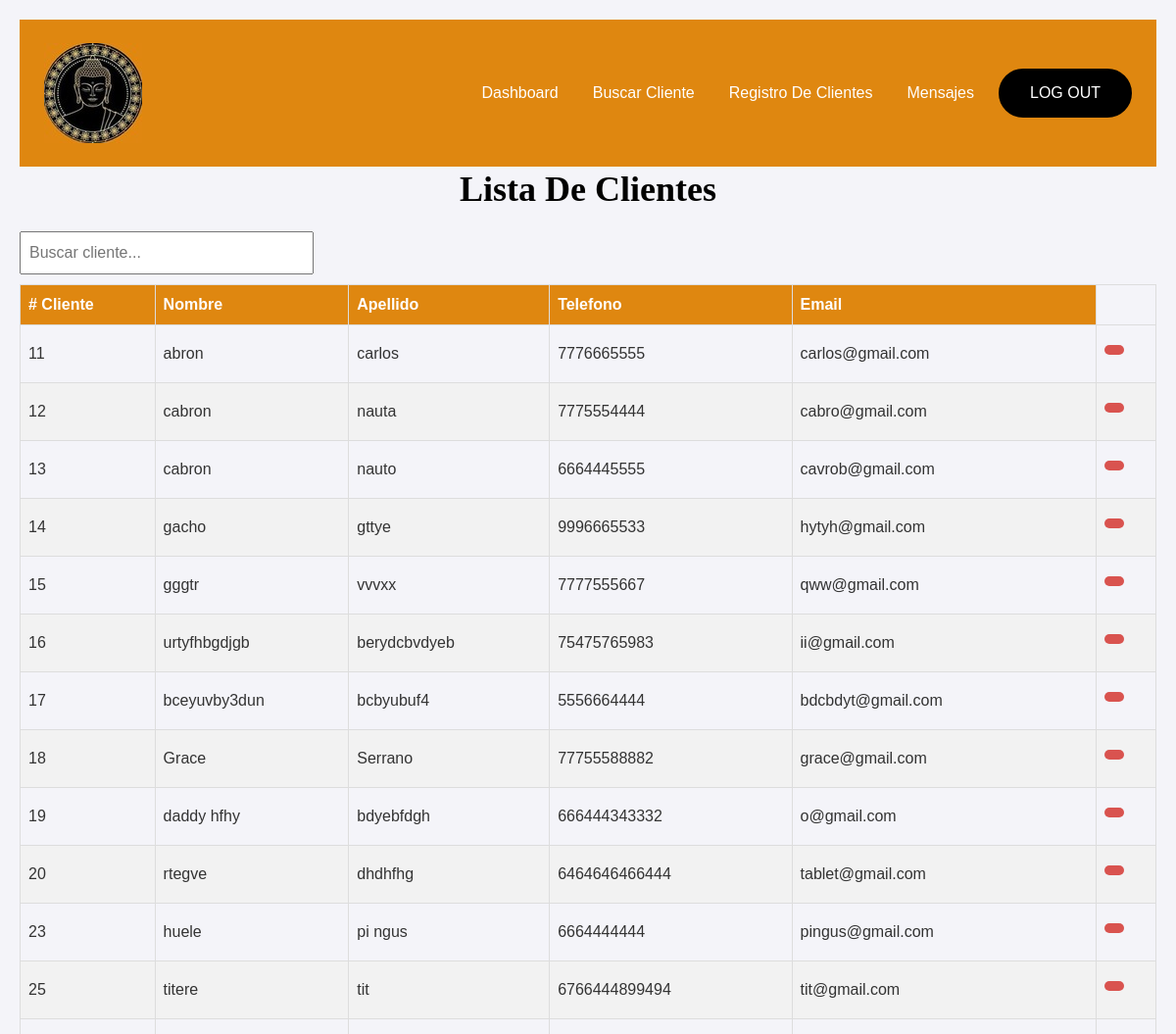
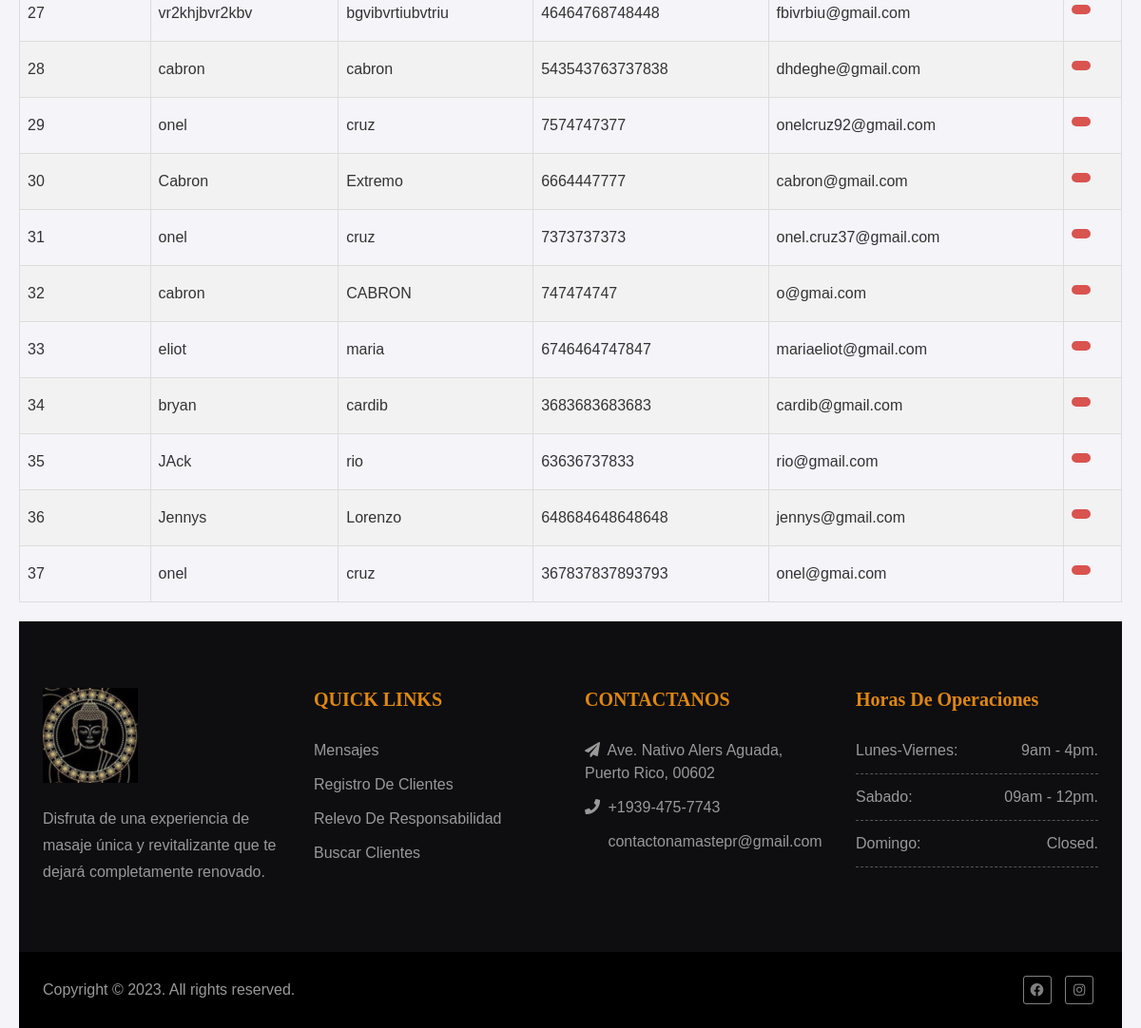
The app's page /buscar-cliente/ (signed in), older data (2 pictures, top to bottom).
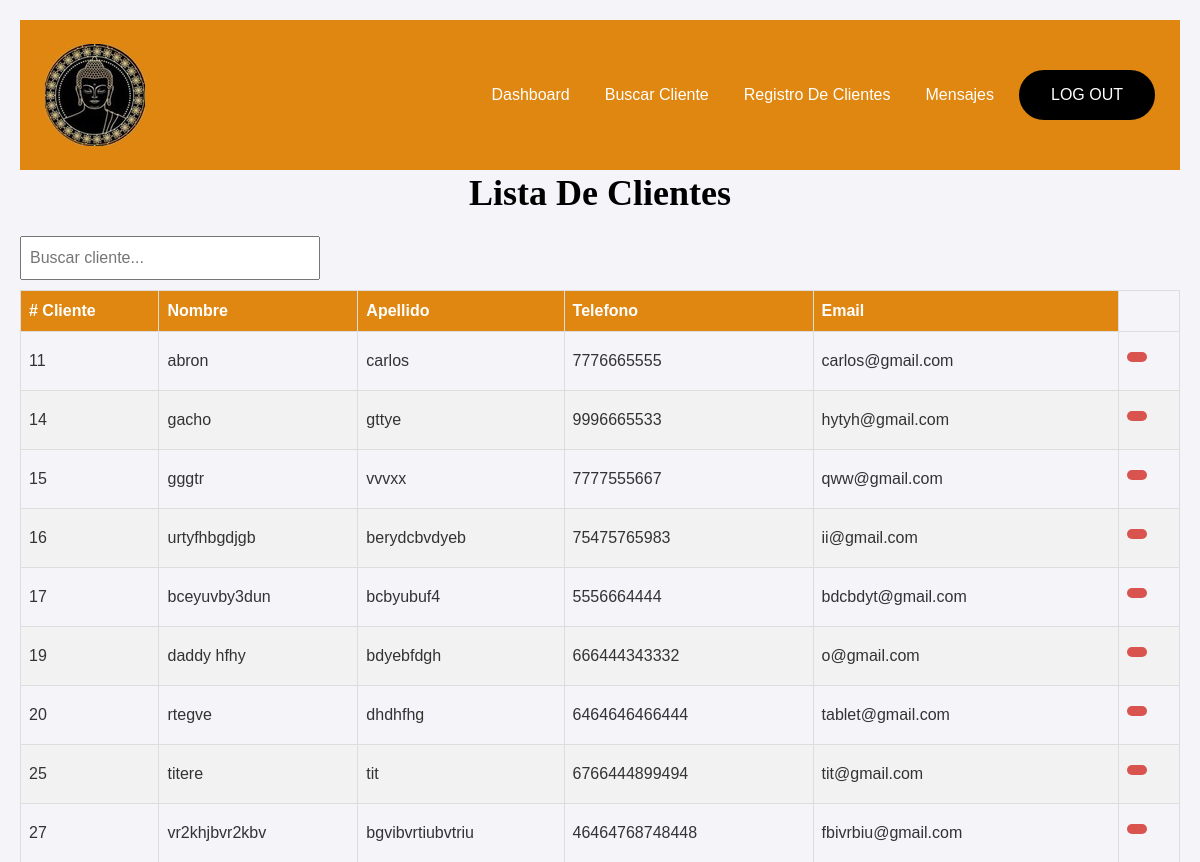
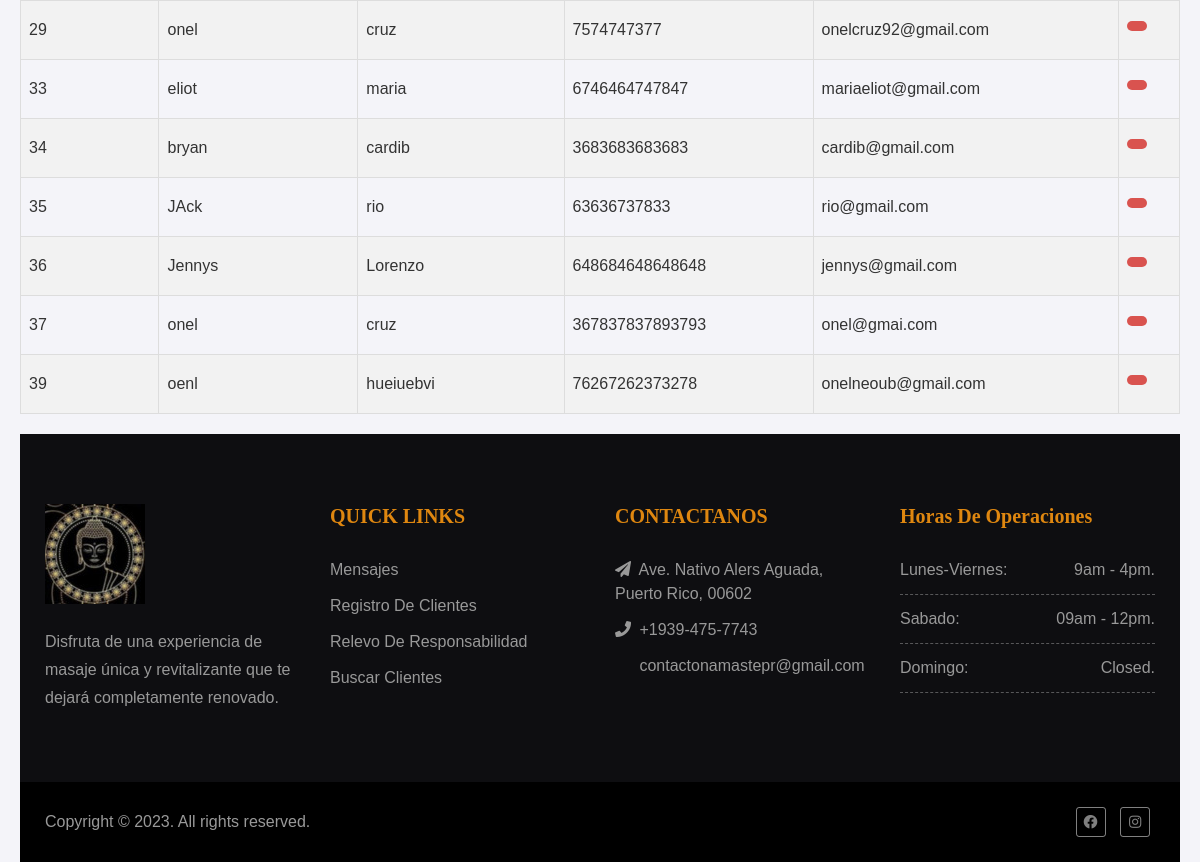
The same page, newer data (2 pictures, top to bottom).
### namaste_app/models.py (models this page shows, shortened)
class Customer(models.Model):
    first_name = models.CharField(max_length=50, null=False, blank=False, default='')
    last_name = models.CharField(max_length=50, null=False, blank=False, default='')
    email = models.EmailField()
    phone_number = models.CharField(max_length=50, blank=False)
    address = models.CharField(max_length=100, blank=True, default='')
    has_condition = models.BooleanField(default=False, verbose_name="Has Condition")
    condition_names = models.CharField(max_length=100, null=True, blank=True, verbose_name="Condition Names")
    accept_photo = models.BooleanField(default=False, verbose_name="Accepts Pictures")
    accept_publishing = models.BooleanField(default=False, verbose_name="Accepts Publishing")
    sign_date = models.DateTimeField(null=True, blank=True)
    signature = models.ImageField(upload_to='signatures/', null=True, blank=True, default='')  # Stores the path to the signature image

### namaste_app/views.py (the view)
# urls.py: path("buscar-cliente/", views.buscar_cliente, name="buscar_cliente"),
@login_required
def buscar_cliente(request):
    context = {}
    try:
        customer = Customer.objects.order_by('id')
        context['customer'] = customer
    except Exception as e:
        return f"Error fetching records: {str(e)}"
    return render(request, "buscar_cliente.html", context)

### namaste_app/templates/buscar_cliente.html (shortened to what this page needs)
{% extends "admin_base.html" %}{% block title %}Buscar Cliente{% endblock %}
{% load widget_tweaks %}
{% block content %}
<div>
    <h1>Lista De Clientes</h1>
    <input type="text" id="search-input" placeholder="Buscar cliente..." style="margin-bottom: 10px; width: 300px; padding: 8px;">
    <table id="data-table">
    <thead>
        <tr>
            <th># Cliente</th>
            <th>Nombre</th>
            <th>Apellido</th>
            <th>Telefono</th>
            <th>Email</th>
        </tr>
    </thead>
    <tbody>
        {% for customer_user in customer %}
        <tr>
            <td>{{ customer_user.id }}</td>
            <td>{{ customer_user.first_name }}</td>
            <td>{{ customer_user.last_name }}</td>
            <td>{{ customer_user.phone_number }}</td>
            <td>{{ customer_user.email }}</td>
            <td>
                <form method="post" action="{% url 'borrar_cliente' customer_user.id %}">
                    <button type="submit" class="delete-btn" name="delete-button">
                    </button>
                </form>
            </td>
        </tr>
        {% endfor %}
    </tbody>
</table>
</div>
{% endblock %}

### namaste_app/templates/admin_base.html (shortened to what this page needs)
<!DOCTYPE html>
<html lang="en">
<head>
    <link href="/static/css/bootstrap.min.css" rel="stylesheet">
	<link href="/static/css/animate.css" rel="stylesheet">
	<link href="/static/css/venobox.css" rel="stylesheet">
	<link href="/static/css/owl.carousel.min.css" rel="stylesheet">
	<link href="/static/css/chosen.css" rel="stylesheet">
	<link href="/static/css/bootstrap-timepicker.min.css" rel="stylesheet">
	<link href="/static/css/datepicker.css" rel="stylesheet">
	<link rel="stylesheet" href="/static/fonts/font-awesome/css/font-awesome.min.css">
    <link rel="stylesheet" href="https://cdnjs.cloudflare.com/ajax/libs/font-awesome/5.15.3/css/all.min.css">
	<link href="/static/style.css" rel="stylesheet">
</head>
<body>
	<nav class="navbar navbar-expand-lg bg-white">
		<div class="container">
			<a class="navbar-brand" href="{% url 'dashboard' %}">
                <img src="/static/img/namaste/colored_buddha_logo (1).jpg" alt="Logo">
            </a>
			<div class="collapse navbar-collapse" id="main-nav">
				<ul class="navbar-nav ml-auto">
					<li class="nav-item">
						<a class="nav-link" href="{% url 'dashboard' %}">Dashboard</a>
					</li>
					<li class="nav-item">
						<a class="nav-link" href="{% url 'buscar_cliente' %}">Buscar Cliente</a>
					</li>
					<li class="nav-item">
						<a class="nav-link" href="{% url 'registro' %}">Registro De Clientes</a>
					</li>
					<li class="nav-item">
						<a class="nav-link" href="{% url 'mensajes' %}">Mensajes</a>
					</li>
                    <li class="nav-item btn-appointment">
						<a class="nav-link" href="{% url 'logout' %}">Log Out</a>
					</li>
				</ul>
			</div>
		</div>
	</nav>
    <div>{% block content %} {% endblock %}</div>
	<footer id="footer">
		<div class="footer-top">
			<div class="container">
				<div class="row">
					<div class="col-md-3">
						<div class="footer-widget">
                            <img src="/static/img/namaste/footer-logo.jpg" alt="Logo">
                            <br><br>
							<p>Disfruta de una experiencia de masaje única y revitalizante que te dejará completamente renovado.</p>
						</div>
					</div>
					<div class="col-md-3">
						<div class="footer-widget">
							<h3>QUICK LINKS</h3>
							<ul>
                                <li><a href="{% url 'mensajes' %}">Mensajes</a></li>
								<li><a href="{% url 'registro' %}">Registro De Clientes</a></li>
								<li><a href="{% url 'relevo' %}">Relevo De Responsabilidad</a></li>
								<li><a href="{% url 'buscar_cliente' %}">Buscar Clientes</a></li>
							</ul>
						</div>
					</div>
					<div class="col-md-3">
						<div class="footer-widget">
							<h3>CONTACTANOS</h3>
							<ul>
								<li><i class="fa fa-send" aria-hidden="true"></i> Ave. Nativo Alers Aguada, Puerto Rico, 00602</li>
								<li><i class="fa fa-phone" aria-hidden="true"></i> +1939-475-7743</li>
								<li><i class="fa fa-envelope-o" aria-hidden="true"></i> contactonamastepr@gmail.com</li>
							</ul>
						</div>
					</div>
					<div class="col-md-3">
						<div class="footer-widget">
							<h3>Horas de Operaciones</h3>
							<ul class="bussiness-hour">
								<li>Lunes-Viernes: <span class="pull-right">9am - 4pm.</span></li>
								<li>Sabado: <span class="pull-right">09am - 12pm.</span></li>
								<li>Domingo: <span class="pull-right">Closed.</span></li>
							</ul>
						</div>
					</div>
				</div>
			</div>
		</div>
		<div class="footer-bottom">
			<div class="container">
				<div class="row">
					<div class="col-sm-12 col-md-6">
						<div class="copyright">
							<p>Copyright &copy; 2023. All rights reserved.</p>
						</div>
					</div>
					<div class="col-sm-12 col-md-6">
						<ul class="social-icons pull-right">
							<li><a href="https://www.facebook.com/NamastebyJ" target="_blank"><i class="fab fa-facebook"></i></a></li>
							<li><a href="https://www.instagram.com/namastebyjennys/" target="_blank"><i class="fab fa-instagram"></i></a></li>
						</ul>
					</div>
				</div>
			</div>
		</div>
	</footer>
</body>
</html>

### namaste_app/static/style.css (style rules this page uses)
* { padding:0; margin:0; }
img { border:none; outline:none; height:auto; max-width:100%; }
a,a:active,a:focus,a:hover { outline:none!important; text-decoration:none; }
a { -webkit-transition:all 0.2s ease-in-out; -moz-transition:all 0.2s ease-in-out; -ms-transition:all 0.2s ease-in-out; -o-transition:all 0.2s ease-in-out; transition:all 0.2s ease-in-out; color:#333; }
ul, ol { margin:0; list-style-type:none; }
body { font-family: 'Poppins', sans-serif; background:#fff; font-size:16px; position:relative; overflow-x:hidden; }
h1, h2, h3, h4, h5, h6 { color:#333; font-family: 'Luxurious Roman', serif; }
h1 { font-weight: 600; font-size:36px; line-height:46px; margin: 0 0 14px; }
h3 { font-size:20px; font-weight:600; text-transform:capitalize; margin:0 0 20px; }
p { font-size: 16px; line-height: 28px; color: #929292; margin: 0 0 25px; }
.navbar { padding:20px 0; }
.navbar .navbar-brand { padding:4px 0; }
.navbar .navbar-nav .nav-item { position:relative; }
.navbar .navbar-nav .nav-link { padding: 13px 10px; font-size: 16px; color: white; line-height: 24px; font-weight: 400; text-transform:capitalize; position:relative; }
.navbar .navbar-nav .nav-item:not(.btn-appointment)::before { width:1px; height:40px; position:absolute; left:50%; top:0; content:''; background: #e1ecff; margin-left:-2px; transform:rotate(45deg); opacity:0; visibility:hidden; -webkit-transition: opacity 0.3s ease-in-out; -ms-transition: opacity 0.3s ease-in-out; -moz-transition: opacity 0.3s ease-in-out; transition: opacity 0.3s ease-in-out; }
.navbar .navbar-nav .nav-item:not(.btn-appointment)::after { width:1px; height:40px; position:absolute; left:50%; bottom:0; content:''; background:#e1ecff; margin-right:-2px; transform:rotate(45deg); opacity:0; visibility:hidden; -webkit-transition: opacity 0.3s ease-in-out; -ms-transition: opacity 0.3s ease-in-out; -moz-transition: opacity 0.3s ease-in-out; transition: opacity 0.3s ease-in-out; }
.navbar .navbar-nav .nav-item.btn-appointment .nav-link { background: black; color: #fff; padding: 11px 30px; border-radius: 25px; text-transform: uppercase; border: 2px solid black; }
.navbar .navbar-nav .nav-item.btn-appointment { margin-left:15px; }
.navbar .navbar-nav .nav-item { margin-left:15px; }
.navbar .navbar-nav .nav-item:first-child { margin:0; }
.social-icons li { display: inline-block; margin: 0 5px; }
.social-icons li a { display: inline-block; font-size: 14px; color: rgba(255,255,255,0.5); width: 30px; line-height: 28px; text-align:center; border: 1px solid rgba(255,255,255,0.5); border-radius: 3px; -webkit-transition: all 0.3s ease-in-out; -ms-transition: all 0.3s ease-in-out; -moz-transition: all 0.3s ease-in-out; transition: all 0.3s ease-in-out; }
#footer { width:100%; float:left; height:auto; }
.footer-top { width:100%; float:left; height:auto; padding:70px 0; background:#0e0e11; }
.footer-widget { width:100%; float:left; height:auto; }
.footer-widget h3 { color:#DF8710; margin:0 0 30px; }
.footer-widget p { color:#999; margin:0; }
.footer-top ul { width:100%; float:left; }
.footer-top ul li { width:100%; float:left; margin:0 0 12px; color:#999; }
.footer-top ul li:last-child { margin:0; }
.footer-top ul li a { color:#999; }
.footer-widget .fa { width:20px; }
.bussiness-hour li { padding-bottom:12px; border-bottom:1px dashed rgba(255,255,255,0.3); }
.footer-bottom { width:100%; float:left; height:auto; background:#000; padding:25px 0; }
.copyright p { margin:0; color:#999; line-height:30px; }

### namaste_app/templates/buscar_cliente.html (style rules this page uses)
body { font-family: Arial, sans-serif; background-color: #f4f4f9; margin: 0; padding: 20px; color: #333; }
h1 { color: black; text-align: center; margin-bottom: 20px; }
button { background-color: #DF8710; color: white; border: none; padding: 10px 20px; margin-bottom: 20px; border-radius: 5px; cursor: pointer; font-size: 16px; }
table { width: 100%; border-collapse: collapse; margin-bottom: 20px; }
table, th, td { border: 1px solid #ddd; }
th, td { text-align: left; padding: 8px; }
th { background-color: #DF8710; color: white; }
tr:nth-child(even) { background-color: #f2f2f2; }
.delete-btn { background-color: #d9534f; color: white; border: none; padding: 5px 10px; border-radius: 5px; cursor: pointer; }

Row changes from the older to the newer data that the page shows:
removed Customer: id "12", first_name "cabron", last_name "nauta", phone_number "7775554444", email "cabro@gmail.com"
removed Customer: id "13", first_name "cabron", last_name "nauto", phone_number "6664445555", email "cavrob@gmail.com"
removed Customer: id "18", first_name "Grace", last_name "Serrano", phone_number "77755588882", email "grace@gmail.com"
removed Customer: id "23", first_name "huele", last_name "pi ngus", phone_number "6664444444", email "pingus@gmail.com"
removed Customer: id "28", first_name "cabron", last_name "cabron", phone_number "543543763737838", email "dhdeghe@gmail.com"
removed Customer: id "30", first_name "Cabron", last_name "Extremo", phone_number "6664447777", email "cabron@gmail.com"
removed Customer: id "31", first_name "onel", last_name "cruz", phone_number "7373737373", email "onel.cruz37@gmail.com"
removed Customer: id "32", first_name "cabron", last_name "CABRON", phone_number "747474747", email "o@gmai.com"
added Customer: id "39", first_name "oenl", last_name "hueiuebvi", phone_number "76267262373278", email "onelneoub@gmail.com"
